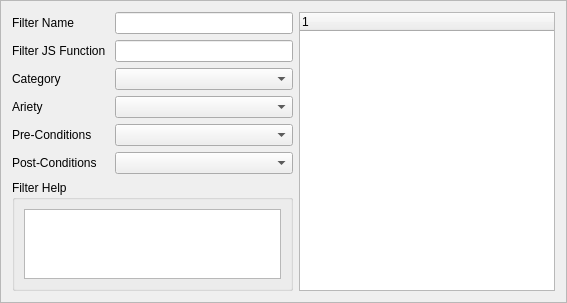
<?xml version="1.0" encoding="UTF-8"?>
<ui version="4.0">
 <class>Frame</class>
 <widget class="QFrame" name="Frame">
  <property name="geometry">
   <rect>
    <x>0</x>
    <y>0</y>
    <width>567</width>
    <height>281</height>
   </rect>
  </property>
  <property name="windowTitle">
   <string>Filter Editor</string>
  </property>
  <property name="frameShape">
   <enum>QFrame::StyledPanel</enum>
  </property>
  <property name="frameShadow">
   <enum>QFrame::Raised</enum>
  </property>
  <layout class="QGridLayout" name="gridLayout_2">
   <item row="0" column="0">
    <widget class="QLabel" name="label">
     <property name="text">
      <string>Filter Name</string>
     </property>
    </widget>
   </item>
   <item row="0" column="1">
    <widget class="QLineEdit" name="nameLine">
     <property name="text">
      <string/>
     </property>
    </widget>
   </item>
   <item row="0" column="2" rowspan="7">
    <widget class="QTreeWidget" name="paramviewer"/>
   </item>
   <item row="1" column="0">
    <widget class="QLabel" name="label_2">
     <property name="text">
      <string>Filter JS Function </string>
     </property>
    </widget>
   </item>
   <item row="1" column="1">
    <widget class="QLineEdit" name="functionLine"/>
   </item>
   <item row="2" column="0">
    <widget class="QLabel" name="label_4">
     <property name="text">
      <string>Category</string>
     </property>
    </widget>
   </item>
   <item row="2" column="1">
    <widget class="CheckBoxList" name="category">
     <item>
      <property name="text">
       <string/>
      </property>
     </item>
     <item>
      <property name="text">
       <string>Generic</string>
      </property>
     </item>
     <item>
      <property name="text">
       <string>Selection</string>
      </property>
     </item>
     <item>
      <property name="text">
       <string>Cleaning</string>
      </property>
     </item>
     <item>
      <property name="text">
       <string>Remeshing</string>
      </property>
     </item>
     <item>
      <property name="text">
       <string>FaceColoring</string>
      </property>
     </item>
     <item>
      <property name="text">
       <string>VertexColoring</string>
      </property>
     </item>
     <item>
      <property name="text">
       <string>MeshCreation</string>
      </property>
     </item>
     <item>
      <property name="text">
       <string>Smoothing</string>
      </property>
     </item>
     <item>
      <property name="text">
       <string>Quality</string>
      </property>
     </item>
     <item>
      <property name="text">
       <string>Layer</string>
      </property>
     </item>
     <item>
      <property name="text">
       <string>Normal</string>
      </property>
     </item>
     <item>
      <property name="text">
       <string>Sampling</string>
      </property>
     </item>
     <item>
      <property name="text">
       <string>Texture</string>
      </property>
     </item>
     <item>
      <property name="text">
       <string>RangeMap</string>
      </property>
     </item>
     <item>
      <property name="text">
       <string>PointSet</string>
      </property>
     </item>
     <item>
      <property name="text">
       <string>Measure</string>
      </property>
     </item>
     <item>
      <property name="text">
       <string>Polygonal</string>
      </property>
     </item>
     <item>
      <property name="text">
       <string>Camera</string>
      </property>
     </item>
    </widget>
   </item>
   <item row="3" column="0">
    <widget class="QLabel" name="label_3">
     <property name="text">
      <string>Ariety</string>
     </property>
    </widget>
   </item>
   <item row="3" column="1">
    <widget class="QComboBox" name="ariety"/>
   </item>
   <item row="4" column="0">
    <widget class="QLabel" name="label_5">
     <property name="text">
      <string>Pre-Conditions</string>
     </property>
    </widget>
   </item>
   <item row="4" column="1">
    <widget class="CheckBoxList" name="precond"/>
   </item>
   <item row="5" column="0">
    <widget class="QLabel" name="label_6">
     <property name="text">
      <string>Post-Conditions</string>
     </property>
    </widget>
   </item>
   <item row="5" column="1">
    <widget class="CheckBoxList" name="postcond"/>
   </item>
   <item row="6" column="0" colspan="2">
    <widget class="QGroupBox" name="groupBox">
     <property name="title">
      <string>Filter Help</string>
     </property>
     <layout class="QGridLayout" name="gridLayout">
      <item row="0" column="0">
       <widget class="QPlainTextEdit" name="helpedit"/>
      </item>
     </layout>
    </widget>
   </item>
  </layout>
 </widget>
 <customwidgets>
  <customwidget>
   <class>CheckBoxList</class>
   <extends>QComboBox</extends>
   <header>additionalgui.h</header>
  </customwidget>
 </customwidgets>
 <resources/>
 <connections/>
</ui>
